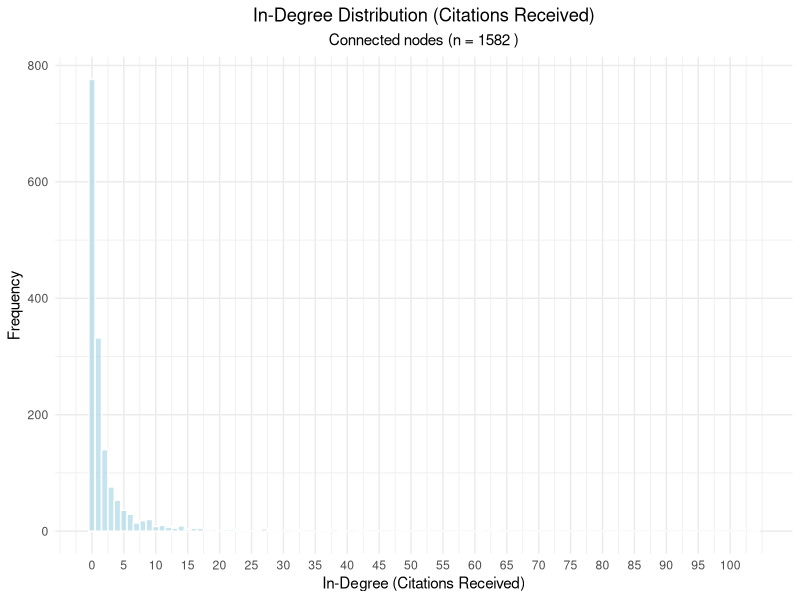
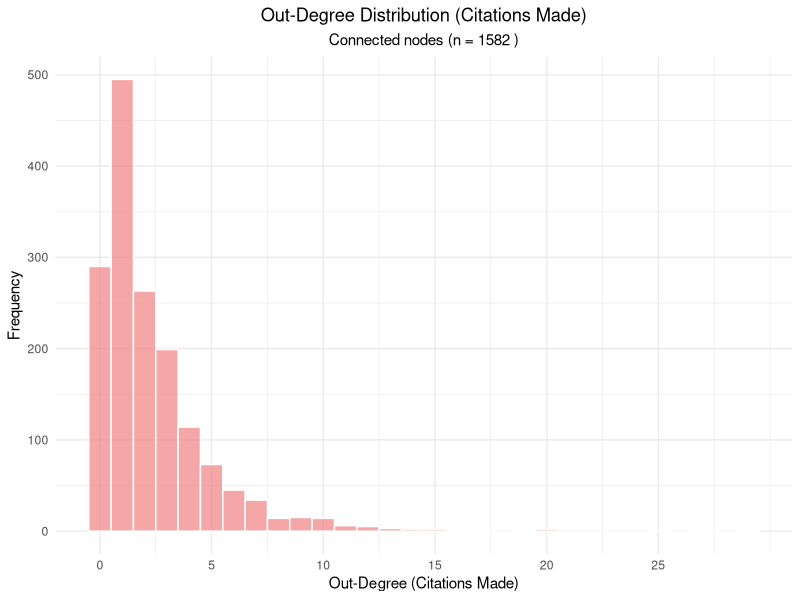
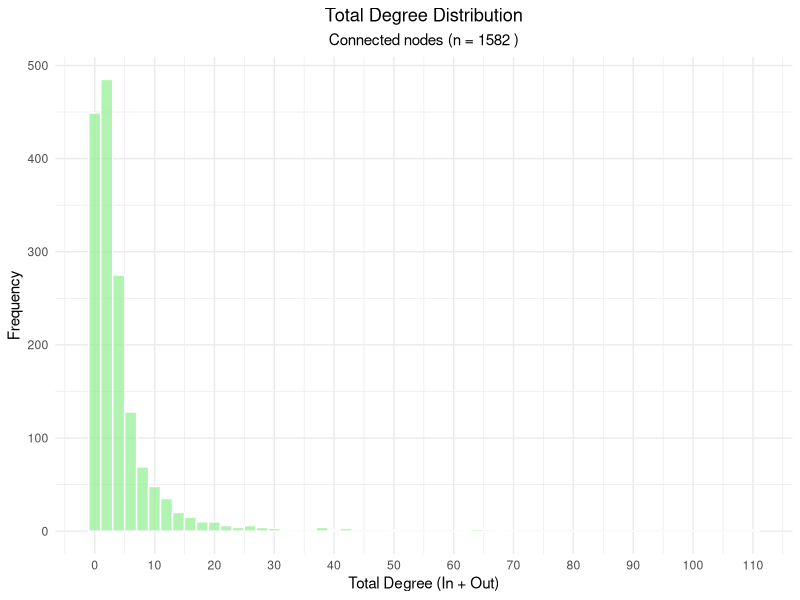
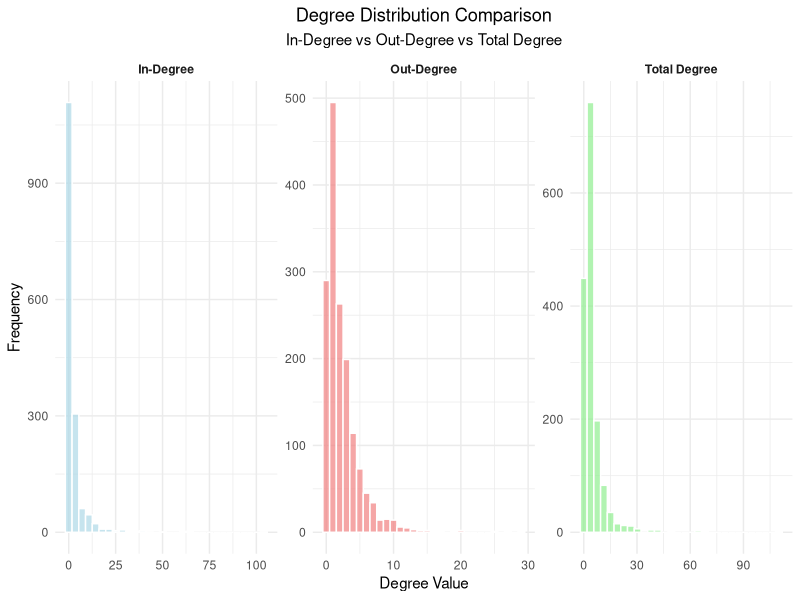
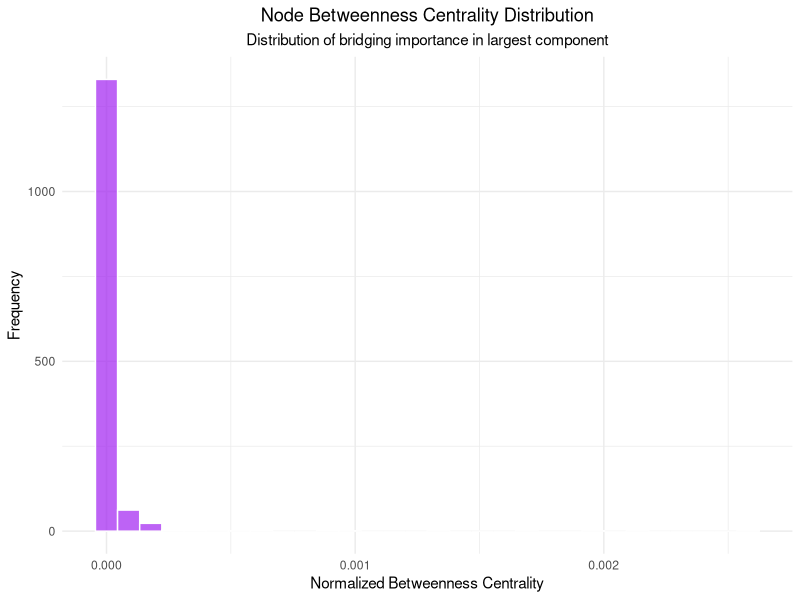
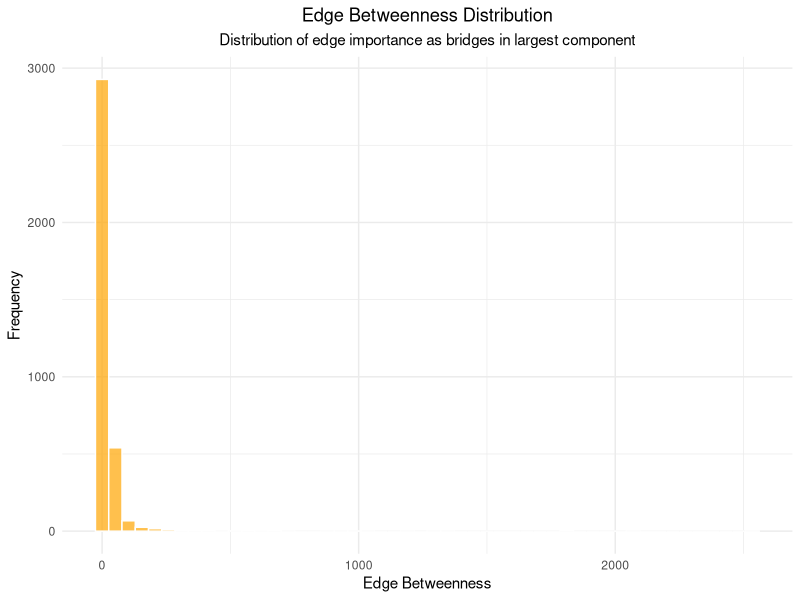

Generate these figures, in order, with R: (Note: a time limit stopped this script after it produced the figures.)
## ---- chunk 1
knitr::opts_chunk$set(echo = TRUE)
## ---- chunk 2
library(readr)
library(igraph)
library(RColorBrewer)
library(ggplot2)
library(reshape2)
library(scales)
library(gridExtra)
set.seed(48528608)
## ---- chunk 3
# Load the connected nodes and edges data
nodes_connected <- read.csv("data/nodes_connected.csv")
edges_connected <- read.csv("data/edges_connected.csv")

cat("=== DATA LOADING ===\n")
cat("Connected nodes loaded:", nrow(nodes_connected), "\n")
cat("Connected edges loaded:", nrow(edges_connected), "\n\n")

# Create the graph from connected nodes only
graph_connected <- graph_from_data_frame(edges_connected, 
                                        vertices = nodes_connected, 
                                        directed = TRUE)
# Remove multiple edges and self-loops for cleaner analysis
graph_connected <- simplify(graph_connected, 
                          remove.multiple = TRUE, 
                          remove.loops = TRUE)

cat("Graph created successfully\n")
cat("Final nodes in graph:", vcount(graph_connected), "\n")
cat("Final edges in graph:", ecount(graph_connected), "\n\n")
## ---- chunk 4
cat("=== BASIC GRAPH STATISTICS ===\n")
cat("Total nodes:", vcount(graph_connected), "\n")
cat("Total edges (citations):", ecount(graph_connected), "\n")
cat("Network density:", round(edge_density(graph_connected), 6), "\n")
cat("Is directed:", is_directed(graph_connected), "\n")
cat("Is weighted:", is_weighted(graph_connected), "\n\n")

# Calculate degree statistics
all_degrees <- degree(graph_connected, mode = "all")
in_degrees <- degree(graph_connected, mode = "in")
out_degrees <- degree(graph_connected, mode = "out")

cat("=== DEGREE STATISTICS ===\n")
cat("Average total degree:", round(mean(all_degrees), 2), "\n")
cat("Average in-degree (citations received):", round(mean(in_degrees), 2), "\n")
cat("Average out-degree (citations made):", round(mean(out_degrees), 2), "\n\n")

cat("Degree range (total):", min(all_degrees), "-", max(all_degrees), "\n")
cat("Degree range (in):", min(in_degrees), "-", max(in_degrees), "\n")
cat("Degree range (out):", min(out_degrees), "-", max(out_degrees), "\n\n")

cat("Standard deviation (total):", round(sd(all_degrees), 2), "\n")
cat("Standard deviation (in):", round(sd(in_degrees), 2), "\n")
cat("Standard deviation (out):", round(sd(out_degrees), 2), "\n\n")
## ---- chunk 5
cat("=== COMPONENT ANALYSIS ===\n")

# Analyze weakly connected components
weak_components <- components(graph_connected, mode = "weak")
cat("Number of weakly connected components:", weak_components$no, "\n")
cat("Size of largest weak component:", max(weak_components$csize), "\n")
cat("Proportion of nodes in largest weak component:", 
    round(max(weak_components$csize) / vcount(graph_connected) * 100, 2), "%\n\n")

# Analyze strongly connected components
strong_components <- components(graph_connected, mode = "strong")
cat("Number of strongly connected components:", strong_components$no, "\n")
cat("Size of largest strong component:", max(strong_components$csize), "\n")
cat("Proportion of nodes in largest strong component:", 
    round(max(strong_components$csize) / vcount(graph_connected) * 100, 2), "%\n\n")

# Component size distribution
cat("Weak component sizes (top 10):\n")
weak_sizes <- sort(weak_components$csize, decreasing = TRUE)
print(head(weak_sizes, 10))

cat("\nStrong component sizes (top 10):\n")
strong_sizes <- sort(strong_components$csize, decreasing = TRUE)
print(head(strong_sizes, 10))
## ---- chunk 6
# Create comprehensive degree distribution analysis

# Prepare data for plotting
degree_data <- data.frame(
  node_id = V(graph_connected)$name,
  total_degree = all_degrees,
  in_degree = in_degrees,
  out_degree = out_degrees
)

# Add node attributes for additional analysis
degree_data$institution <- V(graph_connected)$institution
degree_data$subtopic <- V(graph_connected)$subtopic
degree_data$year <- V(graph_connected)$year
degree_data$citations <- V(graph_connected)$citations

cat("=== DEGREE DISTRIBUTION SUMMARY ===\n")
cat("Total degree quartiles:\n")
print(quantile(all_degrees))
cat("\nIn-degree quartiles:\n")
print(quantile(in_degrees))
cat("\nOut-degree quartiles:\n")
print(quantile(out_degrees))
## ---- chunk 7
# In-degree distribution histogram
ggplot(degree_data, aes(x = in_degree)) +
  geom_histogram(binwidth = 1, fill = "lightblue", alpha = 0.7, color = "white") +
  labs(title = "In-Degree Distribution (Citations Received)",
       subtitle = paste("Connected nodes (n =", vcount(graph_connected), ")"),
       x = "In-Degree (Citations Received)",
       y = "Frequency") +
  theme_minimal() +
  theme(plot.title = element_text(hjust = 0.5),
        plot.subtitle = element_text(hjust = 0.5)) +
  scale_x_continuous(breaks = seq(0, max(in_degrees), by = 5))

# Print summary statistics
cat("\nIN-DEGREE DISTRIBUTION STATISTICS:\n")
cat("Mean:", round(mean(in_degrees), 2), "\n")
cat("Median:", median(in_degrees), "\n")
cat("Mode:", names(sort(table(in_degrees), decreasing = TRUE))[1], "\n")
cat("Nodes with 0 in-degree:", sum(in_degrees == 0), "\n")
cat("Nodes with >10 in-degree:", sum(in_degrees > 10), "\n")
## ---- chunk 8
# Out-degree distribution histogram
ggplot(degree_data, aes(x = out_degree)) +
  geom_histogram(binwidth = 1, fill = "lightcoral", alpha = 0.7, color = "white") +
  labs(title = "Out-Degree Distribution (Citations Made)",
       subtitle = paste("Connected nodes (n =", vcount(graph_connected), ")"),
       x = "Out-Degree (Citations Made)",
       y = "Frequency") +
  theme_minimal() +
  theme(plot.title = element_text(hjust = 0.5),
        plot.subtitle = element_text(hjust = 0.5)) +
  scale_x_continuous(breaks = seq(0, max(out_degrees), by = 5))

# Print summary statistics
cat("\nOUT-DEGREE DISTRIBUTION STATISTICS:\n")
cat("Mean:", round(mean(out_degrees), 2), "\n")
cat("Median:", median(out_degrees), "\n")
cat("Mode:", names(sort(table(out_degrees), decreasing = TRUE))[1], "\n")
cat("Nodes with 0 out-degree:", sum(out_degrees == 0), "\n")
cat("Nodes with >10 out-degree:", sum(out_degrees > 10), "\n")
## ---- chunk 9
# Total degree distribution histogram
ggplot(degree_data, aes(x = total_degree)) +
  geom_histogram(binwidth = 2, fill = "lightgreen", alpha = 0.7, color = "white") +
  labs(title = "Total Degree Distribution",
       subtitle = paste("Connected nodes (n =", vcount(graph_connected), ")"),
       x = "Total Degree (In + Out)",
       y = "Frequency") +
  theme_minimal() +
  theme(plot.title = element_text(hjust = 0.5),
        plot.subtitle = element_text(hjust = 0.5)) +
  scale_x_continuous(breaks = seq(0, max(all_degrees), by = 10))

# Print summary statistics
cat("\nTOTAL DEGREE DISTRIBUTION STATISTICS:\n")
cat("Mean:", round(mean(all_degrees), 2), "\n")
cat("Median:", median(all_degrees), "\n")
cat("Mode:", names(sort(table(all_degrees), decreasing = TRUE))[1], "\n")
cat("Nodes with degree 1:", sum(all_degrees == 1), "\n")
cat("Nodes with degree >20:", sum(all_degrees > 20), "\n")
## ---- chunk 10
# Create combined degree distribution plot
degree_long <- reshape2::melt(degree_data[, c("in_degree", "out_degree", "total_degree")],
                             variable.name = "degree_type",
                             value.name = "degree_value")

# Rename for better labels
degree_long$degree_type <- factor(degree_long$degree_type,
                                 levels = c("in_degree", "out_degree", "total_degree"),
                                 labels = c("In-Degree", "Out-Degree", "Total Degree"))

# Create faceted histogram
ggplot(degree_long, aes(x = degree_value, fill = degree_type)) +
  geom_histogram(alpha = 0.7, color = "white", bins = 30) +
  facet_wrap(~degree_type, scales = "free") +
  scale_fill_manual(values = c("In-Degree" = "lightblue", 
                              "Out-Degree" = "lightcoral", 
                              "Total Degree" = "lightgreen")) +
  labs(title = "Degree Distribution Comparison",
       subtitle = "In-Degree vs Out-Degree vs Total Degree",
       x = "Degree Value",
       y = "Frequency") +
  theme_minimal() +
  theme(plot.title = element_text(hjust = 0.5),
        plot.subtitle = element_text(hjust = 0.5),
        legend.position = "none",
        strip.text = element_text(face = "bold"))
## ---- chunk 11
# Analyze the largest component in detail
cat("=== LARGEST COMPONENT DETAILED ANALYSIS ===\n")

# Extract the largest weakly connected component
largest_comp_nodes <- which(weak_components$membership == which.max(weak_components$csize))
largest_component <- induced_subgraph(graph_connected, largest_comp_nodes)

cat("Largest component statistics:\n")
cat("Nodes:", vcount(largest_component), "\n")
cat("Edges:", ecount(largest_component), "\n")
cat("Density:", round(edge_density(largest_component), 6), "\n")
cat("Average in degree:", round(mean(degree(largest_component, mode = "in")), 2), "\n")
cat("Average out degree:", round(mean(degree(largest_component, mode = "out")), 2), "\n")
cat("Average degree:", round(mean(degree(largest_component, mode = "all")), 2), "\n")
cat("Diameter:", diameter(largest_component, directed = FALSE), "\n")
cat("Average path length:", round(mean_distance(largest_component, directed = FALSE), 2), "\n\n")

# Check if there are smaller components worth analyzing
if(length(unique(weak_components$csize)) > 1) {
  second_largest_size <- sort(weak_components$csize, decreasing = TRUE)[2]
  cat("Second largest component size:", second_largest_size, "\n")
  cat("Ratio (largest/second largest):", round(max(weak_components$csize) / 
  second_largest_size, 2), "\n")
}
## ---- chunk 12
cat("=== CENTRALITY ANALYSIS OF LARGEST COMPONENT ===\n")

# Calculate various centrality measures
cat("Calculating centrality measures...\n")

# Degree centrality (already calculated above)
degree_cent_in <- degree(largest_component, mode = "in", normalized = TRUE)
degree_cent_out <- degree(largest_component, mode = "out", normalized = TRUE)
degree_cent_all <- degree(largest_component, mode = "all", normalized = TRUE)

# Betweenness centrality
betweenness_cent <- betweenness(largest_component, directed = TRUE, normalized = TRUE)

# Closeness centrality
closeness_cent_in <- closeness(largest_component, mode = "in", normalized = TRUE)
closeness_cent_out <- closeness(largest_component, mode = "out", normalized = TRUE)

# Eigenvector centrality
eigenvector_cent <- eigen_centrality(largest_component, directed = TRUE, scale = TRUE)$vector

# PageRank centrality
pagerank_cent <- page_rank(largest_component, directed = TRUE)$vector

# Authority and Hub scores (HITS algorithm)
hits_scores <- hub_score(largest_component)
hub_cent <- hits_scores$vector
authority_cent <- authority_score(largest_component)$vector

cat("All centrality measures calculated successfully!\n\n")

# Create centrality summary
centrality_summary <- data.frame(
  node_id = V(largest_component)$name,
  degree_in = degree_cent_in,
  degree_out = degree_cent_out,
  degree_all = degree_cent_all,
  betweenness = betweenness_cent,
  closeness_in = closeness_cent_in,
  closeness_out = closeness_cent_out,
  eigenvector = eigenvector_cent,
  pagerank = pagerank_cent,
  hub = hub_cent,
  authority = authority_cent
)
# Print top nodes by different centrality measures
cat("TOP 5 NODES BY DIFFERENT CENTRALITY MEASURES:\n\n")

cat("Highest In-Degree Centrality (most cited):\n")
top_in_degree <- centrality_summary[order(centrality_summary$degree_in, decreasing = TRUE)[1:5], 
                                   c("node_id", "degree_in")]
print(top_in_degree)

cat("\nHighest PageRank (most influential):\n")
top_pagerank <- centrality_summary[order(centrality_summary$pagerank, decreasing = TRUE)[1:5], 
                                  c("node_id", "pagerank")]
print(top_pagerank)

cat("\nHighest Betweenness Centrality (most important bridges):\n")
top_betweenness <- centrality_summary[order(centrality_summary$betweenness, decreasing = TRUE)[1:5], 
                                     c("node_id", "betweenness")]
print(top_betweenness)

cat("\nHighest Authority Score (most authoritative):\n")
top_authority <- centrality_summary[order(centrality_summary$authority, decreasing = TRUE)[1:5], 
                                   c("node_id", "authority")]
print(top_authority)
## ---- chunk 13
cat("=== NODE BETWEENNESS DETAILED ANALYSIS ===\n")

# Detailed betweenness analysis
betweenness_stats <- summary(betweenness_cent)
cat("Betweenness centrality statistics:\n")
print(betweenness_stats)

cat("\nNodes with highest betweenness (potential bridges):\n")
high_betweenness_threshold <- quantile(betweenness_cent, 0.95)
high_betweenness_nodes <- which(betweenness_cent >= high_betweenness_threshold)
cat("Number of high betweenness nodes (top 5%):", length(high_betweenness_nodes), "\n")

# Create betweenness distribution plot
betweenness_df <- data.frame(
  node_id = V(largest_component)$name,
  betweenness = betweenness_cent,
  institution = V(largest_component)$institution,
  subtopic = V(largest_component)$subtopic
)

# Betweenness distribution histogram
ggplot(betweenness_df, aes(x = betweenness)) +
  geom_histogram(bins = 30, fill = "purple", alpha = 0.7, color = "white") +
  labs(title = "Node Betweenness Centrality Distribution",
       subtitle = "Distribution of bridging importance in largest component",
       x = "Normalized Betweenness Centrality",
       y = "Frequency") +
  theme_minimal() +
  theme(plot.title = element_text(hjust = 0.5),
        plot.subtitle = element_text(hjust = 0.5))

# Identify top bridging papers
cat("\nTop 10 bridging papers (highest betweenness):\n")
top_bridges <- betweenness_df[order(betweenness_df$betweenness, decreasing = TRUE)[1:10], ]
print(top_bridges[, c("node_id", "betweenness", "subtopic", "institution")])
## ---- chunk 14
cat("\n=== EDGE BETWEENNESS ANALYSIS ===\n")

# Calculate edge betweenness
cat("Calculating edge betweenness (this may take a moment)...\n")
edge_betweenness <- edge_betweenness(largest_component, directed = TRUE)

cat("Edge betweenness calculation completed!\n")
cat("Number of edges analyzed:", length(edge_betweenness), "\n")

# Edge betweenness statistics
edge_bet_stats <- summary(edge_betweenness)
cat("\nEdge betweenness statistics:\n")
print(edge_bet_stats)

# Find edges with highest betweenness
top_edge_indices <- order(edge_betweenness, decreasing = TRUE)[1:10]
top_edges <- get.edges(largest_component, top_edge_indices)

cat("\nTop 10 edges by betweenness (most critical connections):\n")
for(i in 1:10) {
  edge_idx <- top_edge_indices[i]
  from_node <- V(largest_component)$name[top_edges[i, 1]]
  to_node <- V(largest_component)$name[top_edges[i, 2]]
  bet_value <- round(edge_betweenness[edge_idx], 4)
  cat(sprintf("%d. %s -> %s (betweenness: %.4f)\n", i, from_node, to_node, bet_value))
}

# Edge betweenness distribution plot
edge_bet_df <- data.frame(edge_betweenness = edge_betweenness)
ggplot(edge_bet_df, aes(x = edge_betweenness)) +
  geom_histogram(bins = 50, fill = "orange", alpha = 0.7, color = "white") +
  labs(title = "Edge Betweenness Distribution",
       subtitle = "Distribution of edge importance as bridges in largest component",
       x = "Edge Betweenness",
       y = "Frequency") +
  theme_minimal() +
  theme(plot.title = element_text(hjust = 0.5),
        plot.subtitle = element_text(hjust = 0.5))
## ---- chunk 15
cat("\n=== COMMUNITY DETECTION - METHOD 1: LOUVAIN ALGORITHM ===\n")

# Method 1: Louvain algorithm (modularity optimization)
cat("Running Louvain algorithm for community detection...\n")

# Convert to undirected for community detection
largest_component_undirected <- as.undirected(largest_component, mode = "collapse")

# Louvain algorithm
louvain_communities <- cluster_louvain(largest_component_undirected)

cat("Louvain algorithm completed!\n")
cat("Number of communities found:", length(louvain_communities), "\n")
cat("Modularity score:", round(modularity(louvain_communities), 4), "\n")

# Community size distribution
louvain_sizes <- sizes(louvain_communities)
cat("\nCommunity sizes:\n")
print(sort(louvain_sizes, decreasing = TRUE))

cat("\nLargest 5 communities:\n")
large_communities <- sort(louvain_sizes, decreasing = TRUE)[1:5]
print(large_communities)

# Create community membership dataframe
louvain_membership <- data.frame(
  node_id = V(largest_component_undirected)$name,
  community = membership(louvain_communities),
  institution = V(largest_component_undirected)$institution,
  subtopic = V(largest_component_undirected)$subtopic
)

# Analyze community composition by subtopic
cat("\nCommunity composition analysis:\n")
for(i in 1:min(5, length(louvain_communities))) {
  cat(sprintf("\nCommunity %d (size: %d):\n", i, louvain_sizes[i]))
  community_nodes <- louvain_membership[louvain_membership$community == i, ]
  subtopic_dist <- table(community_nodes$subtopic)
  cat("Main subtopics:\n")
  print(sort(subtopic_dist, decreasing = TRUE)[1:min(3, length(subtopic_dist))])
}
## ---- chunk 16
cat("\n=== COMMUNITY DETECTION - METHOD 2: EDGE BETWEENNESS ===\n")

# Method 2: Edge betweenness-based community detection
cat("Running edge betweenness community detection...\n")

# This method removes edges with highest betweenness iteratively
edge_betweenness_communities <- cluster_edge_betweenness(largest_component_undirected, directed = FALSE)

cat("Edge betweenness algorithm completed!\n")
cat("Number of communities found:", length(edge_betweenness_communities), "\n")
cat("Modularity score:", round(modularity(edge_betweenness_communities), 4), "\n")

# Community size distribution
eb_sizes <- sizes(edge_betweenness_communities)
cat("\nCommunity sizes:\n")
print(sort(eb_sizes, decreasing = TRUE))

# Compare the two methods
cat("\n=== COMPARISON OF COMMUNITY DETECTION METHODS ===\n")
cat("Louvain - Communities:", length(louvain_communities), 
    "| Modularity:", round(modularity(louvain_communities), 4), "\n")
cat("Edge Betweenness - Communities:", length(edge_betweenness_communities), 
    "| Modularity:", round(modularity(edge_betweenness_communities), 4), "\n")

# Create comparison plot
community_comparison <- data.frame(
  Method = c("Louvain", "Edge Betweenness"),
  Communities = c(length(louvain_communities), length(edge_betweenness_communities)),
  Modularity = c(modularity(louvain_communities), modularity(edge_betweenness_communities))
)

# Plot comparison
p1 <- ggplot(community_comparison, aes(x = Method, y = Communities, fill = Method)) +
  geom_bar(stat = "identity", alpha = 0.7) +
  scale_fill_manual(values = c("Louvain" = "lightblue", 
                               "Edge Betweenness" = "lightcoral")) +
  labs(title = "Number of Communities",
       y = "Number of Communities") +
  theme_minimal() +
  theme(legend.position = "none")

p2 <- ggplot(community_comparison, aes(x = Method, y = Modularity, fill = Method)) +
  geom_bar(stat = "identity", alpha = 0.7) +
  scale_fill_manual(values = c("Louvain" = "lightblue", 
                               "Edge Betweenness" = "lightcoral")) +
  labs(title = "Modularity Score",
       y = "Modularity") +
  theme_minimal() +
  theme(legend.position = "none")

# Display plots side by side
grid.arrange(p1, p2, ncol = 2, 
             top = "Community Detection Methods Comparison")
## ---- chunk 17
cat("\n=== COMMUNITY STRUCTURE ON FULL DIRECTED GRAPH ===\n")

# Use the full connected directed graph
graph_dir <- graph_connected
graph_undir <- as.undirected(graph_dir, mode = "collapse")

# Louvain (on undirected projection) and Infomap (directed)
louvain_full <- cluster_louvain(graph_undir)
infomap_full <- cluster_infomap(graph_dir)

cat("Louvain communities:", length(louvain_full), 
    "| Modularity:", round(modularity(louvain_full), 4), "\n")
cat("Infomap communities:", length(infomap_full), 
    "| Codelength:", round(infomap_full$codelength, 4), "\n\n")

cat("Top 10 Louvain community sizes:\n")
print(head(sort(sizes(louvain_full), decreasing = TRUE), 10))
cat("\nTop 10 Infomap community sizes:\n")
print(head(sort(sizes(infomap_full), decreasing = TRUE), 10))
## ---- chunk 18
cat("\n=== MIXING AND ASSORTATIVITY (DIRECTED) ===\n")

# Build membership dataframe for downstream analysis
community_df <- data.frame(
  node_id = V(graph_dir)$name,
  institution = V(graph_dir)$institution,
  subtopic = V(graph_dir)$subtopic,
  louvain = membership(louvain_full),
  infomap = membership(infomap_full)
)

# Assortativity by institution and subtopic on directed graph
inst_factor <- as.factor(community_df$institution)
subtopic_factor <- as.factor(community_df$subtopic)

assort_inst <- assortativity_nominal(graph_dir, inst_factor, directed = TRUE)
assort_subtopic <- assortativity_nominal(graph_dir, subtopic_factor, directed = TRUE)

cat("Assortativity (institution):", round(assort_inst, 3), "\n")
cat("Assortativity (subtopic):", round(assort_subtopic, 3), "\n\n")

# Heatmaps: community vs institution/subtopic (Louvain membership)
cat("Building heatmaps for Louvain communities vs institution/subtopic...\n")

# Limit categories for readability
top_inst <- names(sort(table(community_df$institution), decreasing = TRUE))[1:min(15, length(unique(community_df$institution)))]
top_subtopic <- names(sort(table(community_df$subtopic), decreasing = TRUE))[1:min(15, length(unique(community_df$subtopic)))]

# Community ordering by size
comm_order <- names(sort(sizes(louvain_full), decreasing = TRUE))

# Institution heatmap (row-normalized to show composition per community)
inst_table <- table(community_df$louvain, factor(community_df$institution, levels = top_inst))
inst_prop <- prop.table(inst_table, 1)
inst_melt <- melt(inst_prop)
inst_melt$Community <- factor(inst_melt$Var1, levels = comm_order)
inst_melt$Institution <- inst_melt$Var2

ggplot(inst_melt, aes(x = Institution, y = Community, fill = value)) +
  geom_tile(color = "white") +
  scale_fill_gradient(low = "white", high = "steelblue", name = "Share") +
  labs(title = "Louvain Community Composition by Institution",
       x = "Institution (Top 15 by count)", y = "Community (size-ranked)") +
  theme_minimal() +
  theme(axis.text.x = element_text(angle = 45, hjust = 1),
        plot.title = element_text(hjust = 0.5))

# Subtopic heatmap (row-normalized to show composition per community)
subtopic_table <- table(community_df$louvain, factor(community_df$subtopic, levels = top_subtopic))
subtopic_prop <- prop.table(subtopic_table, 1)
subtopic_melt <- melt(subtopic_prop)
subtopic_melt$Community <- factor(subtopic_melt$Var1, levels = comm_order)
subtopic_melt$Subtopic <- subtopic_melt$Var2

ggplot(subtopic_melt, aes(x = Subtopic, y = Community, fill = value)) +
  geom_tile(color = "white") +
  scale_fill_gradient(low = "white", high = "darkorange", name = "Share") +
  labs(title = "Louvain Community Composition by Subtopic",
       x = "Subtopic (Top 15 by count)", y = "Community (size-ranked)") +
  theme_minimal() +
  theme(axis.text.x = element_text(angle = 45, hjust = 1),
        plot.title = element_text(hjust = 0.5))
## ---- chunk 19
cat("\n=== CENTRALITY MEASURES CORRELATION ANALYSIS ===\n")

# Analyze correlations between different centrality measures
centrality_cor_data <- centrality_summary[, 
                              c("degree_in", "degree_out", "betweenness", 
                                "closeness_in", "closeness_out", 
                                "eigenvector", "pagerank", "authority", "hub")]

# Calculate correlation matrix
cor_matrix <- cor(centrality_cor_data, use = "complete.obs")
cat("Correlation matrix calculated\n")
print(round(cor_matrix, 3))

# Create correlation heatmap
cor_melted <- melt(cor_matrix)
ggplot(cor_melted, aes(Var1, Var2, fill = value)) +
  geom_tile() +
  scale_fill_gradient2(low = "blue", high = "red", mid = "white", 
                      midpoint = 0, limit = c(-1,1), space = "Lab",
                      name="Correlation") +
  theme_minimal() +
  theme(axis.text.x = element_text(angle = 45, vjust = 1, hjust = 1),
        plot.title = element_text(hjust = 0.5)) +
  labs(title = "Centrality Measures Correlation Matrix",
       x = "", y = "") +
  geom_text(aes(label = round(value, 2)), size = 3)
## ---- chunk 20
cat("=== LARGEST COMPONENT VISUALIZATION ===\n")

# Basic layout for consistent visualization across all plots
cat("Calculating network layout (this may take a moment)...\n")
layout_large <- layout_with_fr(largest_component, 
                              weights = NULL, 
                              niter = 1000, 
                              start.temp = sqrt(vcount(largest_component)))

cat("Layout calculation completed!\n")
cat("Plotting largest component with different color schemes...\n\n")

# Basic plot with default colors
plot(largest_component, 
     layout = layout_large,
     vertex.size = 4, 
     vertex.label = NA,
     edge.arrow.size = 0.3,
     edge.width = 0.5,
     edge.color = "gray70",
     vertex.color = "lightblue",
     vertex.frame.color = "white",
     main = "Largest Component - Basic View",
     sub = paste("Nodes:", vcount(largest_component), 
                "| Edges:", ecount(largest_component)))
## ---- chunk 21
# Plot colored by research subtopic
cat("1. VISUALIZATION BY RESEARCH SUBTOPIC\n")

# Get unique subtopics and create color palette
subtopics_large <- V(largest_component)$subtopic
unique_subtopics <- unique(subtopics_large)
n_subtopics <- length(unique_subtopics)

cat("Number of unique subtopics in largest component:", n_subtopics, "\n")

# Create color palette for subtopics
if(n_subtopics <= 12) {
  colors_subtopic <- RColorBrewer::brewer.pal(max(3, n_subtopics), "Set3")
} else {
  # For more than 12 subtopics, use rainbow colors
  colors_subtopic <- rainbow(n_subtopics)
}

# Create named color vector to ensure consistent mapping
names(colors_subtopic) <- unique_subtopics

# Assign colors to nodes using the named vector
vertex_colors_subtopic <- colors_subtopic[subtopics_large]

# Plot by subtopic
plot(largest_component, 
     layout = layout_large,
     vertex.size = 4, 
     vertex.label = NA,
     edge.arrow.size = 0.3,
     edge.width = 0.5,
     edge.color = "gray70",
     vertex.color = vertex_colors_subtopic,
     vertex.frame.color = "white",
     main = "Largest Component - Colored by Research Subtopic",
     sub = paste("Nodes:", vcount(largest_component), 
                "| Subtopics:", n_subtopics))

# Add legend for subtopics (show top 10 only if too many)
if(n_subtopics > 10) {
  # Show only the most frequent subtopics
  top_subtopics <- names(sort(table(subtopics_large), decreasing = TRUE))[1:10]
  legend_subtopics <- c(top_subtopics, "Others...")
  legend_colors <- c(colors_subtopic[top_subtopics], "gray")
} else {
  legend_subtopics <- unique_subtopics
  legend_colors <- colors_subtopic[unique_subtopics]
}

legend("topright", 
       legend = legend_subtopics,
       fill = legend_colors,
       cex = 0.6,
       title = "Research Subtopic",
       bg = "white")

# Print subtopic distribution
cat("\nSubtopic distribution in largest component:\n")
subtopic_dist <- sort(table(subtopics_large), decreasing = TRUE)
print(head(subtopic_dist, 10))
## ---- chunk 22
# Plot colored by institution
cat("\n2. VISUALIZATION BY INSTITUTION\n")

# Get unique institutions and create color palette
institutions_large <- V(largest_component)$institution
unique_institutions <- unique(institutions_large)
n_institutions <- length(unique_institutions)

cat("Number of unique institutions in largest component:", n_institutions, "\n")

# Get top 10 institutions by frequency first
institution_counts <- sort(table(institutions_large), decreasing = TRUE)
if(n_institutions > 10) {
  top_institutions <- names(institution_counts)[1:10]
} else {
  top_institutions <- names(institution_counts)
}

# Create color palette for institutions with better differentiation
if(length(top_institutions) <= 12) {
  # Use highly contrasting colors with maximum visual separation
  colors_for_top <- c("#FF0000", "#0000FF", "#00AA00", "#FF8000", "#8000FF", 
                     "#00CCCC", "#FF1493", "#32CD32", "#FFD700", "#8B4513", 
                     "#FF69B4", "#4169E1")
  colors_top_institutions <- colors_for_top[1:length(top_institutions)]
  names(colors_top_institutions) <- top_institutions
} else {
  # For more than 12 institutions, use diverse colors with better spacing
  colors_top_institutions <- rainbow(length(top_institutions), s = 1, v = 0.8)
  names(colors_top_institutions) <- top_institutions
}

# Assign colors to nodes
vertex_colors_display <- rep("gray", length(institutions_large))
for(i in 1:length(institutions_large)) {
  if(institutions_large[i] %in% top_institutions) {
    vertex_colors_display[i] <- colors_top_institutions[institutions_large[i]]
  }
}

# Plot by institution
plot(largest_component, 
     layout = layout_large,
     vertex.size = 4, 
     vertex.label = NA,
     edge.arrow.size = 0.3,
     edge.width = 0.5,
     edge.color = "gray70",
     vertex.color = vertex_colors_display,
     vertex.frame.color = "white",
     main = "Largest Component - Colored by Institution",
     sub = paste("Nodes:", vcount(largest_component), 
                "| Institutions:", n_institutions))

# Add legend for institutions
if(n_institutions > 10) {
  legend_institutions <- c(top_institutions, "Others...")
  legend_colors_inst <- c(colors_top_institutions[top_institutions], "gray")
} else {
  legend_institutions <- top_institutions
  legend_colors_inst <- colors_top_institutions[top_institutions]
}

legend("topright", 
       legend = legend_institutions,
       fill = legend_colors_inst,
       cex = 0.6,
       title = "Institution",
       bg = "white")

# Print institution distribution
cat("\nInstitution distribution in largest component:\n")
institution_dist <- sort(table(institutions_large), decreasing = TRUE)
print(head(institution_dist, 10))
## ---- chunk 23
# Plot colored by Louvain communities
cat("\n3. VISUALIZATION BY LOUVAIN COMMUNITIES\n")

# Get community membership (already calculated in previous chunk)
community_membership <- membership(louvain_communities)
n_communities <- length(louvain_communities)

cat("Number of Louvain communities:", n_communities, "\n")
cat("Modularity score:", round(modularity(louvain_communities), 4), "\n")

# Create color palette for communities
if(n_communities <= 12) {
  colors_community <- RColorBrewer::brewer.pal(max(3, n_communities), "Set1")
} else {
  colors_community <- rainbow(n_communities)
}

# Assign colors to nodes based on community membership
vertex_colors_community <- colors_community[community_membership]

# Plot by community
plot(largest_component_undirected,  # Use undirected version for community plot
     layout = layout_large,
     vertex.size = 4, 
     vertex.label = NA,
     edge.width = 0.5,
     edge.color = "gray70",
     vertex.color = vertex_colors_community,
     vertex.frame.color = "white",
     main = "Largest Component - Colored by Louvain Communities",
     sub = paste("Nodes:", vcount(largest_component), 
                "| Communities:", n_communities, 
                "| Modularity:", round(modularity(louvain_communities), 3)))

# Add legend for communities
legend("topright", 
       legend = paste("Community", 1:min(n_communities, 10)),
       fill = colors_community[1:min(n_communities, 10)],
       cex = 0.6,
       title = "Louvain Community",
       bg = "white")

# Print community size distribution
cat("\nCommunity size distribution:\n")
community_sizes <- sort(sizes(louvain_communities), decreasing = TRUE)
print(community_sizes)
## ---- chunk 24
# Plot with node sizes representing centrality measures
cat("\n4. VISUALIZATION WITH CENTRALITY-WEIGHTED NODE SIZES\n")

# Use PageRank centrality for node sizes
pagerank_values <- page_rank(largest_component, directed = TRUE)$vector
# Scale node sizes appropriately (between 2 and 15)
node_sizes <- 2 + 13 * (pagerank_values - min(pagerank_values)) / 
              (max(pagerank_values) - min(pagerank_values))

# Plot with PageRank-weighted sizes and community colors
plot(largest_component, 
     layout = layout_large,
     vertex.size = node_sizes, 
     vertex.label = NA,
     edge.arrow.size = 0.3,
     edge.width = 0.5,
     edge.color = "gray70",
     vertex.color = vertex_colors_community,
     vertex.frame.color = "white",
     main = "Largest Component - Communities with PageRank-weighted Sizes",
     sub = paste("Node size ∝ PageRank centrality | Communities by Louvain algorithm"))

# Add legends
legend("topleft", 
       legend = c("Smallest PageRank", "Largest PageRank"),
       pch = 21,
       pt.cex = c(0.5, 2),
       pt.bg = "lightblue",
       title = "Node Size",
       bg = "white",
       cex = 0.8)

legend("topright", 
       legend = paste("Community", 1:min(n_communities, 8)),
       fill = colors_community[1:min(n_communities, 8)],
       cex = 0.6,
       title = "Louvain Community",
       bg = "white")

# Print top PageRank nodes
cat("\nTop 10 nodes by PageRank centrality:\n")
top_pagerank_nodes <- order(pagerank_values, decreasing = TRUE)[1:10]
pagerank_summary <- data.frame(
  node_id = V(largest_component)$name[top_pagerank_nodes],
  pagerank = round(pagerank_values[top_pagerank_nodes], 4),
  community = community_membership[top_pagerank_nodes],
  subtopic = V(largest_component)$subtopic[top_pagerank_nodes],
  institution = V(largest_component)$institution[top_pagerank_nodes]
)
print(pagerank_summary)
## ---- chunk 25
cat("\n=== LARGEST COMPONENT ANALYSIS SUMMARY ===\n")

# Summary statistics
cat("STRUCTURAL PROPERTIES:\n")
cat("- Nodes:", vcount(largest_component), "\n")
cat("- Edges:", ecount(largest_component), "\n")
cat("- Density:", round(edge_density(largest_component), 6), "\n")
cat("- Average clustering coefficient:", round(transitivity(largest_component, type = "average"), 4), "\n")
cat("- Diameter:", diameter(largest_component, directed = FALSE), "\n")
cat("- Average path length:", round(mean_distance(largest_component, directed = FALSE), 2), "\n\n")

cat("DIVERSITY MEASURES:\n")
cat("- Research subtopics:", length(unique(subtopics_large)), "\n")
cat("- Institutions:", length(unique(institutions_large)), "\n")
cat("- Louvain communities:", n_communities, "\n")
cat("- Community modularity:", round(modularity(louvain_communities), 4), "\n\n")

cat("CENTRALITY HIGHLIGHTS:\n")
cat("- Highest PageRank node:", V(largest_component)$name[which.max(pagerank_values)], 
    "(", round(max(pagerank_values), 4), ")\n")
cat("- Highest betweenness node:", V(largest_component)$name[which.max(betweenness_cent)], 
    "(", round(max(betweenness_cent), 4), ")\n")
cat("- Most cited node (in-degree):", V(largest_component)$name[which.max(degree_cent_in)], 
    "(", max(degree(largest_component, mode = "in")), " citations)\n")
